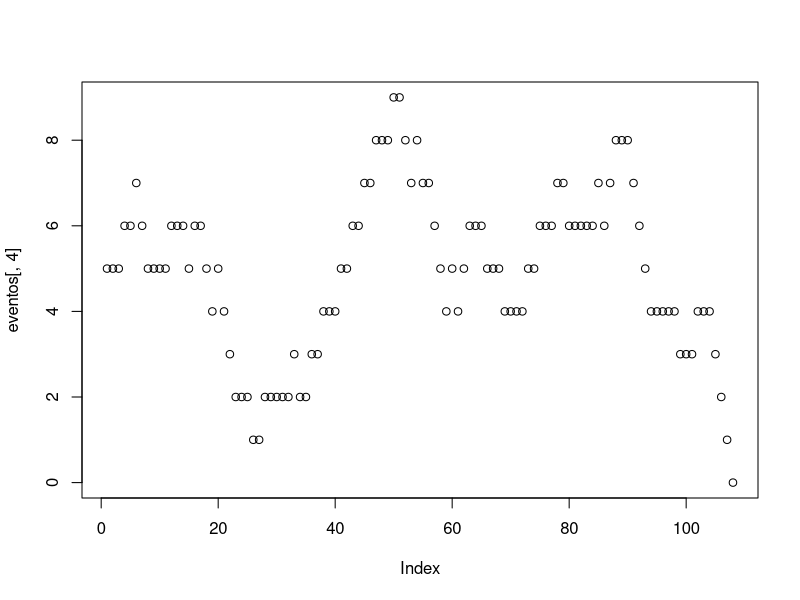

This figure's R source:

#Cria timeLine com os valores "F" = 1,"G" = 0, podemos modificar do jeito que quisermos
#GoodNews = 0
#FakeNews = 1

set.seed(10)
maxLoop <- 1000
#qual valor vai ser inicializado no top das timeLines
top <- 1 #Vai começar com FakeNews no top da timeline
#qual valor vai ser inicializado no botton das timeLines
botton <- 0 #Vai começar com GoodNews no booton da timeline
#Numero posts na timeline
K <- 2 #Minha timeline tem 2 posts só
#Numero de usuarios
N <- 5 #5 usuários
#lambidas
lambda0 <- 0 
lambda1 <- 0 

#nome das colunas do evento, uso para calcular tambem o tamanho da matriz. Esse objeto é apenas um vetor com os nomes das colunas para poder reaproveitar na hora de criar as matrizes
#evento vai ter: [TlSource, TlDestination, Type, TotalFN, Time] #Tempo precisa ser sempre o ultimo elemento da lista para nao dar problema na function calculaProxEvento
#TlSource = Quem está enviando o post
#TlSource = Quem está recebendo o post
#Type = Se é FakeNews(1) ou GoodNews(0)
#TotalFN = Total de fakeNews no instante Time
#Time = tempo que chegou o próximo post na timeline, aqui o tempo não é o total, é relativo, ou seja, é o espaço de tempo entre o ultimo post e a hora desse post
colname <- c("TlSource", "TlDestination", "Type", "TotalFN", "TotalTime", "RelativeTime")

#Timeline é criada da seguinte forma: [top, 0, 0, ..., 0, 0, booton] para cada linha, ou seja, se top = 1 e botton = 1, teremos todas as linhas como [1,0,...,0,1], timeline começa com fakenews e termina com fakenews
timeLine <- matrix(rep(c(top, rep(0,K-2), botton),N), nrow = N, byrow = T)
colnames(timeLine) <- c("Top", rep("middle", K-2), "Botton")

#crio minha matriz de eventos
eventos <- matrix(rep(0,length(colname)), ncol = length(colname))
eventos[4] <- Reduce(`+`, (colSums(timeLine)))
colnames(eventos) <- colname

#cria matriz para receber o proximo evento
prox_evento <- matrix(rep(0, length(colname)), nrow = 1, ncol = length(colname))
colnames(prox_evento) <- colname


#calcula o proximo evento
calculaProxEvento <- function(tl) {
	#inicializo uma matriz para inserir os eventos que vão ser gerados para poder pegar o proximo evento, sendo que esse evento é o com menor tempo (por falta de memoria podemos fazer assim)
	prox <- matrix(rep(0,), ncol = length(colname), nrow = N)
	colnames(prox) <- colname
	
	#Faço um for para calcular o próximo evento de cada usuário
	for(i in 1:N){
		vizinho <- sample(1:(N-1), 1) #numero aleatorio entre 1 e K-1, daqui fazemos a conta para saber qual o vizinho que vai receber o post. A distribuição é uniforme.
		if(vizinho == i) {vizinho <- N} #A probabilidade é 1/N-1, porque ele nao tem auto referencia, entao se cair nele, vai ser o N-esimo elemento. #Um pouco de gambiarra, mas funciona
		#popula meus dados
		prox[i,1] <- i #TlSource
		prox[i,2] <- vizinho #TlDestination
		
		if(rowSums(tl)[i] == K){#todos os posts do propagador sao FakeNews, entao ele propaga FN
		  prox[i,3] <- 1
		} else if(rowSums(tl)[i] == 0){#todos os posts do propagador sao GoodNews, entao ele propaga GN
		  prox[i,3] <- 0
		} else {
		  prox[i,3] <- sample(0:1,1) #Type # 0 = GN, 1 = FN #aqui ta prob 1/2, tem que alterar depois, esta assim por questão de testes
		}
		##prox[i,3] <- if(sample(0:4,1) > 3) {0} else {1} #Aqui, por questão de testes tmb, coloquei uma prob de 3/5 para receber GoodNews e 2/5 para FakeNews.
		#prox[i,4] <- 0 #Total_FakeNews, vai ser calculado depois, coloco 0 para não ficar vazio
		prox[i,6] <- rexp(1,1) #Time #tempo exponencial usando função do próprio R.
		
	}
	
	#orderna evento pela coluna "Time" em ordem crescente e adiciona esse evento no proximo evento.
	#Esse é o primeiro evento que vai acontecer pois é o com menor tempo.
	prox[order(prox[,ncol(prox)]),][1,]
}


#################################

#Reduce(`+`, (colSums(timeLine) # Essa conta serve para calcular quantas FakeNews tem, no total, nas timelines
l<-0
#Meu loop roda 1000 vezes se minha timeLine não estiver totalmente com GoodNews ou totalmente com FakeNews, caso tenham todas as timeLines com FakeNews ou GoodNews, ele para
while( (l <= maxLoop) & (Reduce(`+`, (colSums(timeLine))) != 0) &  (Reduce(`+`, (colSums(timeLine))) != K*N) ){
	#uso a function para calcular o proximo evento
	prox_evento <- calculaProxEvento(timeLine)

	#faço a rotação da timeLine, ou seja, o top recebe o próximo post que pode ser FN ou GN e os outros posts da timeline "descem".
	for(i in K:2){
		timeLine[prox_evento[2], i] <- timeLine[prox_evento[2], i-1] #top vai pra botton
	}
	timeLine[prox_evento[2], 1] <- prox_evento[3] #evento entra no top da timeline
	
	######################################################################
	## RDN Case, mas validar probabilidade se eh linearmente distribuido ##
	######################################################################
	#para RDN podemos escolher aleatoriamente onde a mensagem vai entrar, entao basicamente vamos soh substituir um post aleatoriamente
	#timeLine[prox_evento[2], sample(1:K,1)] <- prox_evento[3] #top vai pra botton
	
	#calcula quantas FakeNews tem no total e adiciono na coluna correta
	prox_evento[4] <- Reduce(`+`, (colSums(timeLine)))
	#adiciona tempo total ate o momento
	prox_evento[5] <- colSums(eventos)[6]+prox_evento[6]
	
	
	#rbind serve para adicionar uma row na matriz, ou seja, estou adicionando o prox_evento na minha matriz de eventos
	eventos <- rbind(eventos, prox_evento)
	
	l <- l+1

}
#minha timeLine após o loop
timeLine
#quantos eventos foram gerados
nrow(eventos)
#plota a quantodade de FakeNews por evento
plot(eventos[,4], )
